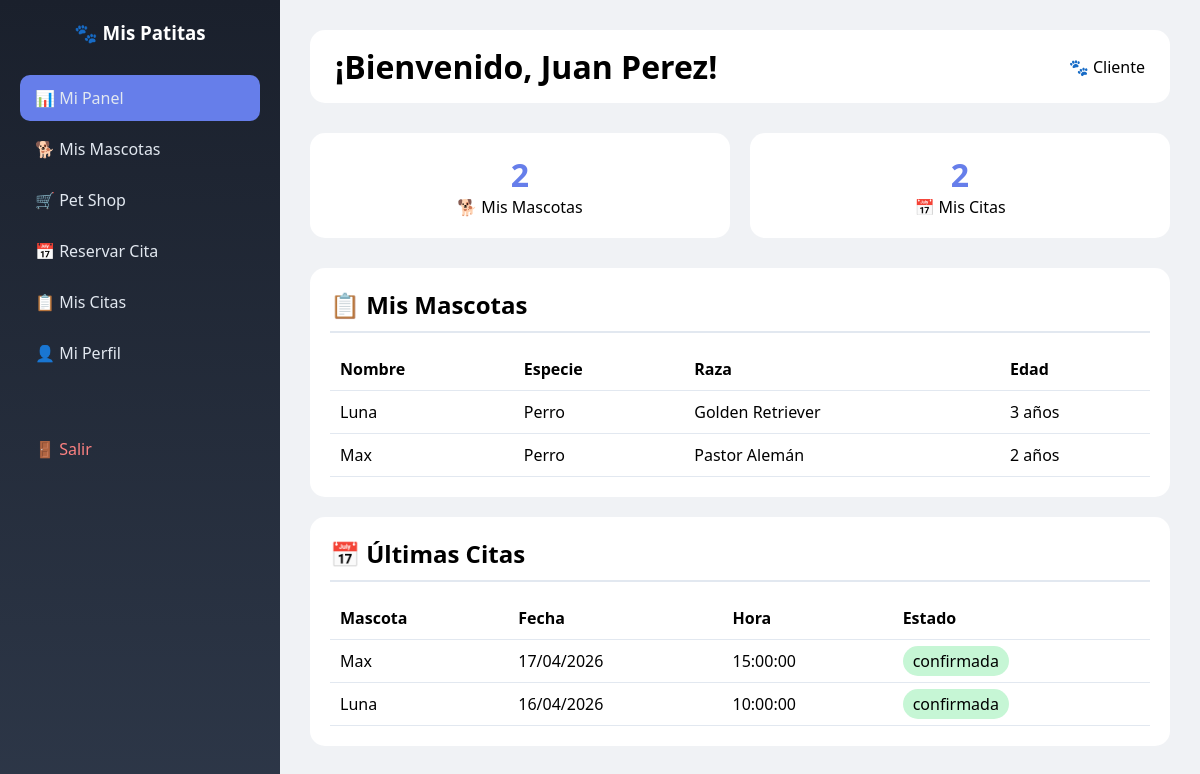
Page /cliente_dashboard.php (signed in) on the committed database.
### tables this page shows
CREATE TABLE `mascotas` (
  `id` int NOT NULL AUTO_INCREMENT,
  `nombre` varchar(50) NOT NULL,
  `especie` varchar(30) NOT NULL,
  `raza` varchar(50) DEFAULT NULL,
  `edad` int DEFAULT NULL,
  `sexo` enum('Macho','Hembra') DEFAULT 'Macho',
  `peso` decimal(5,2) DEFAULT NULL,
  `dueno_id` int DEFAULT NULL,
  `fecha_registro` timestamp NULL DEFAULT CURRENT_TIMESTAMP,
  PRIMARY KEY (`id`),
  KEY `dueno_id` (`dueno_id`),
  CONSTRAINT `mascotas_ibfk_1` FOREIGN KEY (`dueno_id`) REFERENCES `duenos` (`id`) ON DELETE SET NULL
);

CREATE TABLE `reservaciones` (
  `id` int NOT NULL AUTO_INCREMENT,
  `nombre_cliente` varchar(100) NOT NULL,
  `telefono` varchar(20) NOT NULL,
  `email` varchar(100) DEFAULT NULL,
  `nombre_mascota` varchar(50) NOT NULL,
  `especie` varchar(30) NOT NULL,
  `motivo_consulta` text,
  `fecha_solicitada` date NOT NULL,
  `hora_solicitada` time NOT NULL,
  `tipo_cita` enum('presencial','domicilio') DEFAULT 'presencial',
  `estado` enum('pendiente','confirmada','atendido','cancelada') DEFAULT 'pendiente',
  `fecha_registro` timestamp NULL DEFAULT CURRENT_TIMESTAMP,
  PRIMARY KEY (`id`)
);

### cliente_dashboard.php (the view, shortened to what this page needs)
<?php
require_once 'config/database.php';
$user_id = $_SESSION['user_id'];
$dueno = $conn->query("SELECT * FROM duenos WHERE user_id = $user_id")->fetch(PDO::FETCH_ASSOC);
$dueno_id = $dueno['id'];
$mascotas = $conn->query("SELECT * FROM mascotas WHERE dueno_id = $dueno_id")->fetchAll();
$citas = $conn->query("SELECT * FROM reservaciones WHERE email = '{$dueno['email']}' ORDER BY fecha_solicitada DESC LIMIT 5")->fetchAll();
?>
<!DOCTYPE html>
<html lang="es">
<head>
</head>
<body>
    <div class="dashboard">
        <nav class="sidebar">
            <h3>🐾 Mis Patitas</h3>
            <a href="cliente_dashboard.php" class="active">📊 Mi Panel</a>
            <a href="cliente_mascotas.php">🐕 Mis Mascotas</a>
            <a href="cliente_petshop.php">🛒 Pet Shop</a>
            <a href="cliente_citas.php">📅 Reservar Cita</a>
            <a href="cliente_mis_citas.php">📋 Mis Citas</a>
            <a href="perfil_cliente.php">👤 Mi Perfil</a>
            <a href="logout.php" class="logout">🚪 Salir</a>
        </nav>
        <main class="content">
            <div class="top-bar">
                <h1>¡Bienvenido, <?php echo $_SESSION['nombre']; ?>!</h1>
                <div>🐾 Cliente</div>
            </div>
            <div class="stats-grid">
                <div class="stat-card">
                    <h3><?php echo count($mascotas); ?></h3>
                    <p>🐕 Mis Mascotas</p>
                </div>
                <div class="stat-card">
                    <h3><?php echo count($citas); ?></h3>
                    <p>📅 Mis Citas</p>
                </div>
            </div>
            <div class="card">
                <h2>📋 Mis Mascotas</h2>
                <table>
                    <thead><tr><th>Nombre</th><th>Especie</th><th>Raza</th><th>Edad</th></tr></thead>
                    <tbody>
                        <?php foreach($mascotas as $m): ?>
                        <tr>
                            <td><?php echo $m['nombre']; ?></td>
                            <td><?php echo $m['especie']; ?></td>
                            <td><?php echo $m['raza']; ?></td>
                            <td><?php echo $m['edad']; ?> años</td>
                        </tr>
                        <?php endforeach; ?>
                    </tbody>
                </table>
            </div>
            <div class="card">
                <h2>📅 Últimas Citas</h2>
                <table>
                    <thead><tr><th>Mascota</th><th>Fecha</th><th>Hora</th><th>Estado</th></tr></thead>
                    <tbody>
                        <?php foreach($citas as $c): ?>
                        <tr>
                            <td><?php echo $c['nombre_mascota']; ?></td>
                            <td><?php echo date('d/m/Y', strtotime($c['fecha_solicitada'])); ?></td>
                            <td><?php echo $c['hora_solicitada']; ?></td>
                            <td><span class="badge-<?php echo $c['estado']; ?>"><?php echo $c['estado']; ?></span></td>
                        </tr>
                        <?php endforeach; ?>
                    </tbody>
                </table>
            </div>
        </main>
    </div>
</body>
</html>

### cliente_dashboard.php (style rules this page uses)
* { margin: 0; padding: 0; box-sizing: border-box; }
body { font-family: 'Segoe UI', Tahoma, Geneva, Verdana, sans-serif; background: #f0f2f5; }
.dashboard { display: flex; min-height: 100vh; }
.sidebar { width: 280px; background: linear-gradient(180deg, #1a202c 0%, #2d3748 100%); color: white; position: fixed; height: 100vh; padding: 20px; }
.sidebar h3 { text-align: center; margin-bottom: 30px; }
.sidebar a { display: flex; align-items: center; gap: 12px; padding: 12px 15px; color: #e2e8f0; text-decoration: none; border-radius: 10px; margin-bottom: 5px; }
.sidebar a:hover, .sidebar a.active { background: #667eea; }
.logout { margin-top: 50px; color: #fc8181 !important; }
.content { flex: 1; margin-left: 280px; padding: 30px; }
.top-bar { background: white; padding: 15px 25px; border-radius: 15px; margin-bottom: 30px; display: flex; justify-content: space-between; align-items: center; }
.stats-grid { display: grid; grid-template-columns: repeat(auto-fit, minmax(200px, 1fr)); gap: 20px; margin-bottom: 30px; }
.stat-card { background: white; padding: 20px; border-radius: 15px; text-align: center; }
.stat-card h3 { font-size: 32px; color: #667eea; }
.card { background: white; padding: 20px; border-radius: 15px; margin-bottom: 20px; }
.card h2 { margin-bottom: 15px; border-bottom: 2px solid #e2e8f0; padding-bottom: 10px; }
table { width: 100%; border-collapse: collapse; }
th, td { padding: 10px; text-align: left; border-bottom: 1px solid #e2e8f0; }
.badge-confirmada { background: #c6f6d5; padding: 4px 10px; border-radius: 20px; }

### rows in the picture
mascotas: nombre "Luna", especie "Perro", raza "Golden Retriever", edad "3"
mascotas: nombre "Max", especie "Perro", raza "Pastor Alemán", edad "2"
reservaciones: nombre_mascota "Max", fecha_solicitada "17/04/2026", hora_solicitada "15:00:00", estado "confirmada"
reservaciones: nombre_mascota "Luna", fecha_solicitada "16/04/2026", hora_solicitada "10:00:00", estado "confirmada"

### other values in the picture
$_SESSION['nombre'] "Juan Perez"
count($mascotas) "2"
count($citas) "2"
